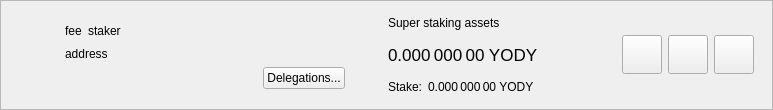
<?xml version="1.0" encoding="UTF-8"?>
<ui version="4.0">
 <class>SuperStakerItemWidget</class>
 <widget class="QWidget" name="SuperStakerItemWidget">
  <property name="geometry">
   <rect>
    <x>0</x>
    <y>0</y>
    <width>773</width>
    <height>110</height>
   </rect>
  </property>
  <property name="sizePolicy">
   <sizepolicy hsizetype="Preferred" vsizetype="Maximum">
    <horstretch>0</horstretch>
    <verstretch>0</verstretch>
   </sizepolicy>
  </property>
  <property name="windowTitle">
   <string>Form</string>
  </property>
  <layout class="QVBoxLayout" name="verticalLayout_2">
   <property name="spacing">
    <number>0</number>
   </property>
   <property name="leftMargin">
    <number>0</number>
   </property>
   <property name="topMargin">
    <number>0</number>
   </property>
   <property name="rightMargin">
    <number>0</number>
   </property>
   <property name="bottomMargin">
    <number>0</number>
   </property>
   <item>
    <widget class="QFrame" name="superStakerItemFrame">
     <property name="frameShape">
      <enum>QFrame::StyledPanel</enum>
     </property>
     <property name="frameShadow">
      <enum>QFrame::Raised</enum>
     </property>
     <layout class="QHBoxLayout" name="horizontalLayout">
      <property name="topMargin">
       <number>0</number>
      </property>
      <property name="bottomMargin">
       <number>0</number>
      </property>
      <item>
       <widget class="QLabel" name="superStakerLogo">
        <property name="sizePolicy">
         <sizepolicy hsizetype="Fixed" vsizetype="Fixed">
          <horstretch>0</horstretch>
          <verstretch>0</verstretch>
         </sizepolicy>
        </property>
        <property name="minimumSize">
         <size>
          <width>40</width>
          <height>40</height>
         </size>
        </property>
        <property name="alignment">
         <set>Qt::AlignCenter</set>
        </property>
       </widget>
      </item>
      <item>
       <widget class="QStackedWidget" name="stackedWidget">
        <property name="currentIndex">
         <number>0</number>
        </property>
        <widget class="QWidget" name="page">
         <layout class="QHBoxLayout" name="horizontalLayout_4">
          <item>
           <layout class="QHBoxLayout" name="horizontalLayout_3">
            <item>
             <layout class="QVBoxLayout" name="verticalLayout">
              <property name="rightMargin">
               <number>15</number>
              </property>
              <item>
               <spacer name="verticalSpacer_2">
                <property name="orientation">
                 <enum>Qt::Vertical</enum>
                </property>
                <property name="sizeHint" stdset="0">
                 <size>
                  <width>20</width>
                  <height>0</height>
                 </size>
                </property>
               </spacer>
              </item>
              <item alignment="Qt::AlignLeft">
               <widget class="QWidget" name="widgetSuperStaker" native="true">
                <property name="minimumSize">
                 <size>
                  <width>280</width>
                  <height>0</height>
                 </size>
                </property>
                <layout class="QHBoxLayout" name="horizontalLayout_2" stretch="0,0,1">
                 <property name="leftMargin">
                  <number>0</number>
                 </property>
                 <property name="topMargin">
                  <number>0</number>
                 </property>
                 <property name="rightMargin">
                  <number>0</number>
                 </property>
                 <property name="bottomMargin">
                  <number>0</number>
                 </property>
                 <item alignment="Qt::AlignLeft">
                  <widget class="QLabel" name="labelFee">
                   <property name="text">
                    <string>fee</string>
                   </property>
                   <property name="textInteractionFlags">
                    <set>Qt::LinksAccessibleByMouse|Qt::TextSelectableByMouse</set>
                   </property>
                  </widget>
                 </item>
                 <item alignment="Qt::AlignLeft">
                  <widget class="QLabel" name="labelStaker">
                   <property name="text">
                    <string>staker</string>
                   </property>
                   <property name="textInteractionFlags">
                    <set>Qt::LinksAccessibleByMouse|Qt::TextSelectableByMouse</set>
                   </property>
                  </widget>
                 </item>
                 <item>
                  <spacer name="horizontalSpacer">
                   <property name="orientation">
                    <enum>Qt::Horizontal</enum>
                   </property>
                   <property name="sizeType">
                    <enum>QSizePolicy::Minimum</enum>
                   </property>
                   <property name="sizeHint" stdset="0">
                    <size>
                     <width>0</width>
                     <height>20</height>
                    </size>
                   </property>
                  </spacer>
                 </item>
                </layout>
               </widget>
              </item>
              <item>
               <widget class="QLabel" name="labelAddress">
                <property name="text">
                 <string>address</string>
                </property>
                <property name="textInteractionFlags">
                 <set>Qt::LinksAccessibleByMouse|Qt::TextSelectableByMouse</set>
                </property>
               </widget>
              </item>
              <item alignment="Qt::AlignRight">
               <widget class="QPushButton" name="buttonDelegations">
                <property name="text">
                 <string>Delegations...</string>
                </property>
               </widget>
              </item>
              <item>
               <spacer name="verticalSpacer">
                <property name="orientation">
                 <enum>Qt::Vertical</enum>
                </property>
                <property name="sizeHint" stdset="0">
                 <size>
                  <width>20</width>
                  <height>0</height>
                 </size>
                </property>
               </spacer>
              </item>
             </layout>
            </item>
            <item>
             <widget class="QWidget" name="vLineAssets" native="true">
              <property name="sizePolicy">
               <sizepolicy hsizetype="Preferred" vsizetype="Preferred">
                <horstretch>0</horstretch>
                <verstretch>0</verstretch>
               </sizepolicy>
              </property>
              <property name="minimumSize">
               <size>
                <width>1</width>
                <height>0</height>
               </size>
              </property>
             </widget>
            </item>
            <item>
             <widget class="QWidget" name="widgetStakingAssets" native="true">
              <property name="sizePolicy">
               <sizepolicy hsizetype="Minimum" vsizetype="Preferred">
                <horstretch>0</horstretch>
                <verstretch>0</verstretch>
               </sizepolicy>
              </property>
              <layout class="QVBoxLayout" name="verticalLayout_3">
               <property name="leftMargin">
                <number>15</number>
               </property>
               <property name="topMargin">
                <number>0</number>
               </property>
               <property name="rightMargin">
                <number>15</number>
               </property>
               <property name="bottomMargin">
                <number>0</number>
               </property>
               <item>
                <widget class="QLabel" name="labelAssetsText">
                 <property name="text">
                  <string>Super staking assets</string>
                 </property>
                 <property name="alignment">
                  <set>Qt::AlignLeading|Qt::AlignLeft|Qt::AlignVCenter</set>
                 </property>
                </widget>
               </item>
               <item>
                <widget class="QLabel" name="labelAssets">
                 <property name="font">
                  <font>
                   <pointsize>13</pointsize>
                  </font>
                 </property>
                 <property name="cursor">
                  <cursorShape>IBeamCursor</cursorShape>
                 </property>
                 <property name="toolTip">
                  <string>Your current spendable balance</string>
                 </property>
                 <property name="text">
                  <string notr="true">0.000 000 00 YODY</string>
                 </property>
                 <property name="alignment">
                  <set>Qt::AlignLeading|Qt::AlignLeft|Qt::AlignVCenter</set>
                 </property>
                 <property name="textInteractionFlags">
                  <set>Qt::LinksAccessibleByMouse|Qt::TextSelectableByMouse</set>
                 </property>
                </widget>
               </item>
               <item>
                <layout class="QHBoxLayout" name="horizontalLayout_6">
                 <property name="spacing">
                  <number>6</number>
                 </property>
                 <item>
                  <widget class="QLabel" name="labelStakeText">
                   <property name="sizePolicy">
                    <sizepolicy hsizetype="Maximum" vsizetype="Preferred">
                     <horstretch>0</horstretch>
                     <verstretch>0</verstretch>
                    </sizepolicy>
                   </property>
                   <property name="text">
                    <string>Stake:</string>
                   </property>
                   <property name="alignment">
                    <set>Qt::AlignLeading|Qt::AlignLeft|Qt::AlignVCenter</set>
                   </property>
                  </widget>
                 </item>
                 <item>
                  <widget class="QLabel" name="labelStake">
                   <property name="text">
                    <string>0.000 000 00 YODY</string>
                   </property>
                   <property name="alignment">
                    <set>Qt::AlignLeading|Qt::AlignLeft|Qt::AlignVCenter</set>
                   </property>
                   <property name="textInteractionFlags">
                    <set>Qt::LinksAccessibleByMouse|Qt::TextSelectableByMouse</set>
                   </property>
                  </widget>
                 </item>
                 <item>
                  <spacer name="horizontalSpacer_4">
                   <property name="orientation">
                    <enum>Qt::Horizontal</enum>
                   </property>
                   <property name="sizeType">
                    <enum>QSizePolicy::Minimum</enum>
                   </property>
                   <property name="sizeHint" stdset="0">
                    <size>
                     <width>0</width>
                     <height>0</height>
                    </size>
                   </property>
                  </spacer>
                 </item>
                </layout>
               </item>
              </layout>
             </widget>
            </item>
            <item>
             <spacer name="horizontalSpacer_2">
              <property name="orientation">
               <enum>Qt::Horizontal</enum>
              </property>
              <property name="sizeHint" stdset="0">
               <size>
                <width>0</width>
                <height>20</height>
               </size>
              </property>
             </spacer>
            </item>
            <item>
             <widget class="QToolButton" name="buttonConfig">
              <property name="text">
               <string/>
              </property>
              <property name="iconSize">
               <size>
                <width>32</width>
                <height>32</height>
               </size>
              </property>
             </widget>
            </item>
            <item>
             <widget class="QToolButton" name="buttonSplit">
              <property name="text">
               <string/>
              </property>
              <property name="iconSize">
               <size>
                <width>32</width>
                <height>32</height>
               </size>
              </property>
             </widget>
            </item>
            <item>
             <widget class="QToolButton" name="buttonRemove">
              <property name="text">
               <string/>
              </property>
              <property name="iconSize">
               <size>
                <width>32</width>
                <height>32</height>
               </size>
              </property>
             </widget>
            </item>
           </layout>
          </item>
         </layout>
        </widget>
        <widget class="QWidget" name="page_2">
         <layout class="QHBoxLayout" name="horizontalLayout_5">
          <item>
           <widget class="QLabel" name="labelNewSuperStaker">
            <property name="text">
             <string>Add new super stakers</string>
            </property>
           </widget>
          </item>
          <item>
           <spacer name="horizontalSpacer_3">
            <property name="orientation">
             <enum>Qt::Horizontal</enum>
            </property>
            <property name="sizeHint" stdset="0">
             <size>
              <width>408</width>
              <height>20</height>
             </size>
            </property>
           </spacer>
          </item>
          <item>
           <widget class="QToolButton" name="buttonRestore">
            <property name="text">
             <string/>
            </property>
            <property name="iconSize">
             <size>
              <width>32</width>
              <height>32</height>
             </size>
            </property>
           </widget>
          </item>
          <item>
           <widget class="QToolButton" name="buttonAdd">
            <property name="text">
             <string/>
            </property>
            <property name="iconSize">
             <size>
              <width>32</width>
              <height>32</height>
             </size>
            </property>
           </widget>
          </item>
         </layout>
        </widget>
       </widget>
      </item>
     </layout>
    </widget>
   </item>
  </layout>
 </widget>
 <resources/>
 <connections/>
</ui>
